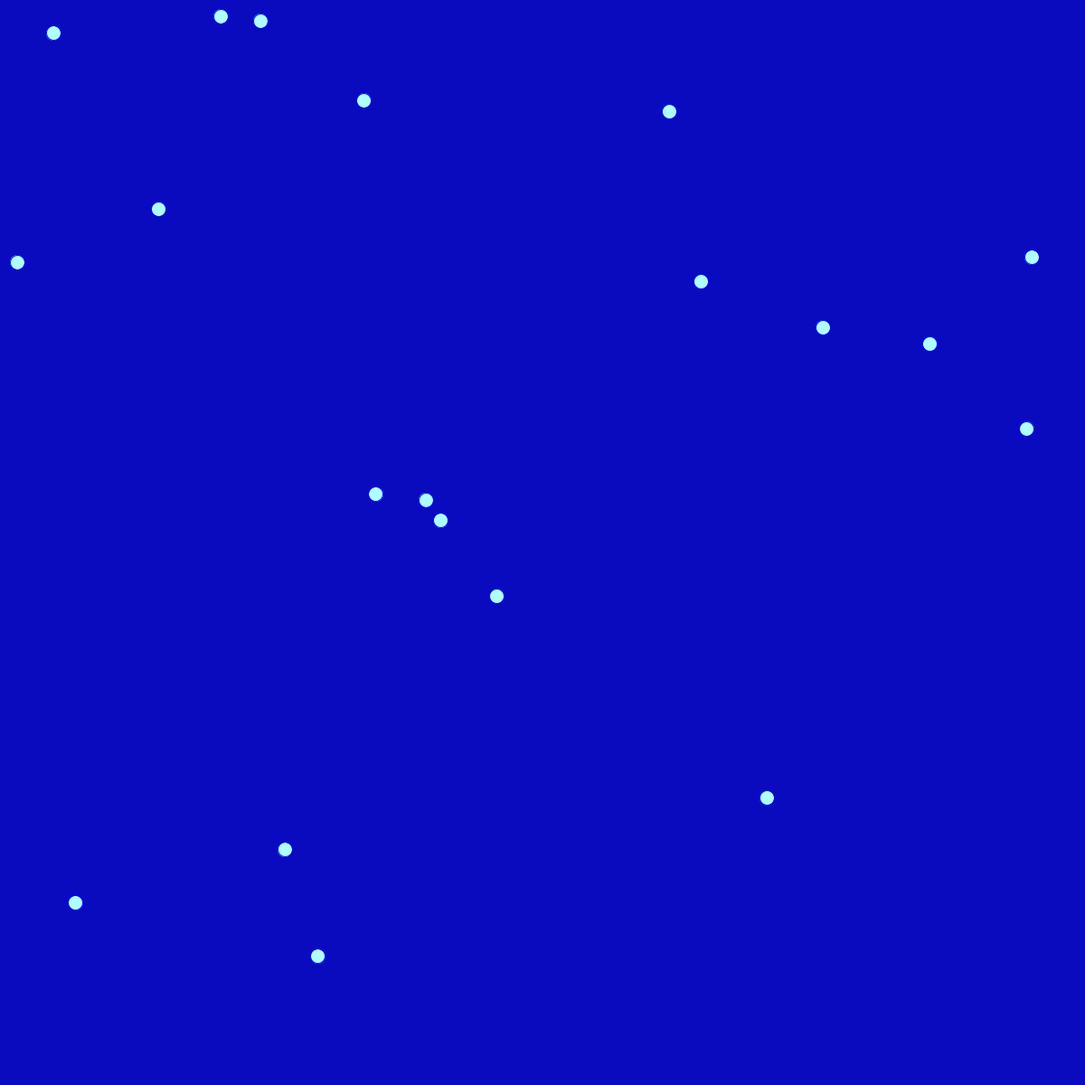
Frame 1 (no input)
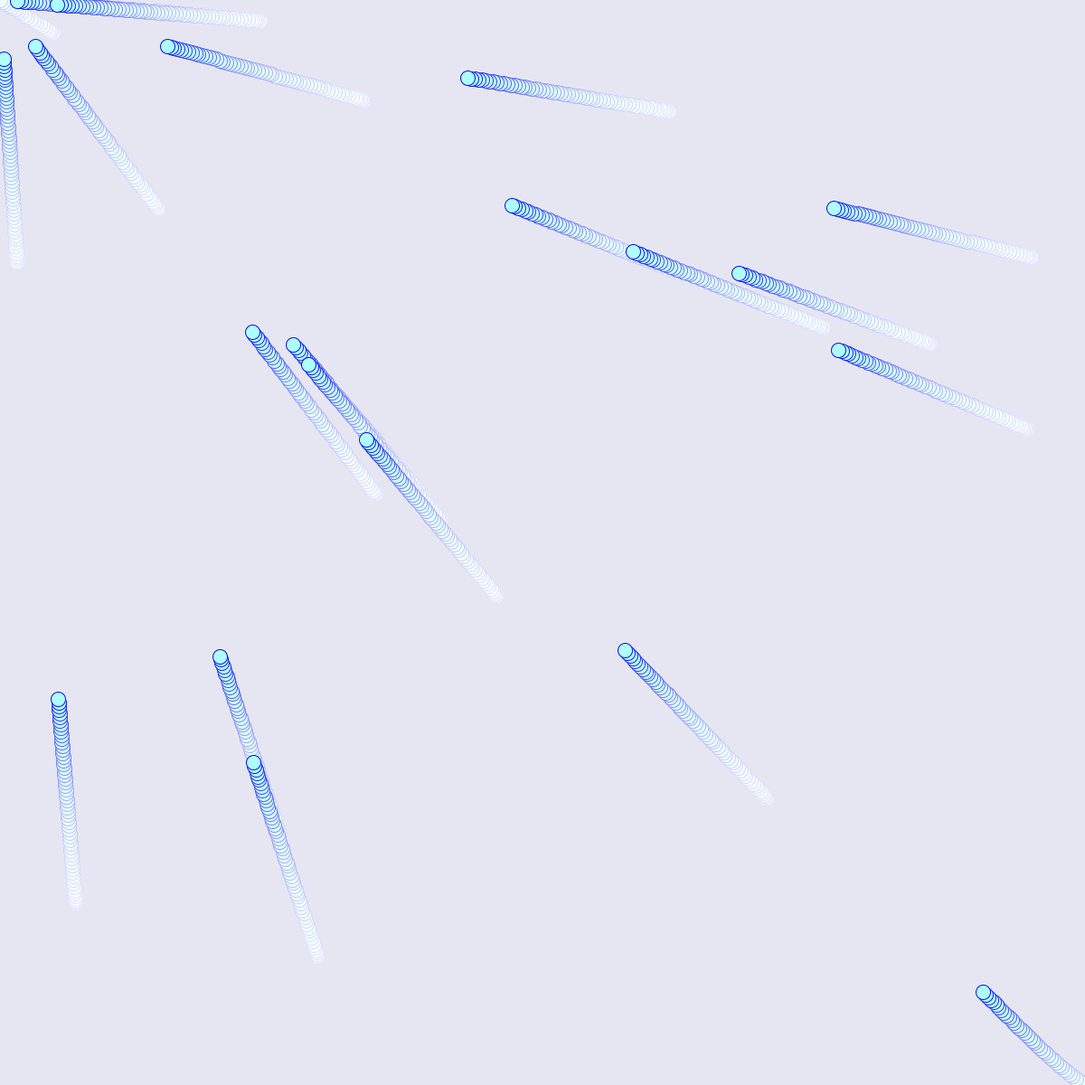
Frame 60 (the mouse pressed at the canvas centre just before this capture)
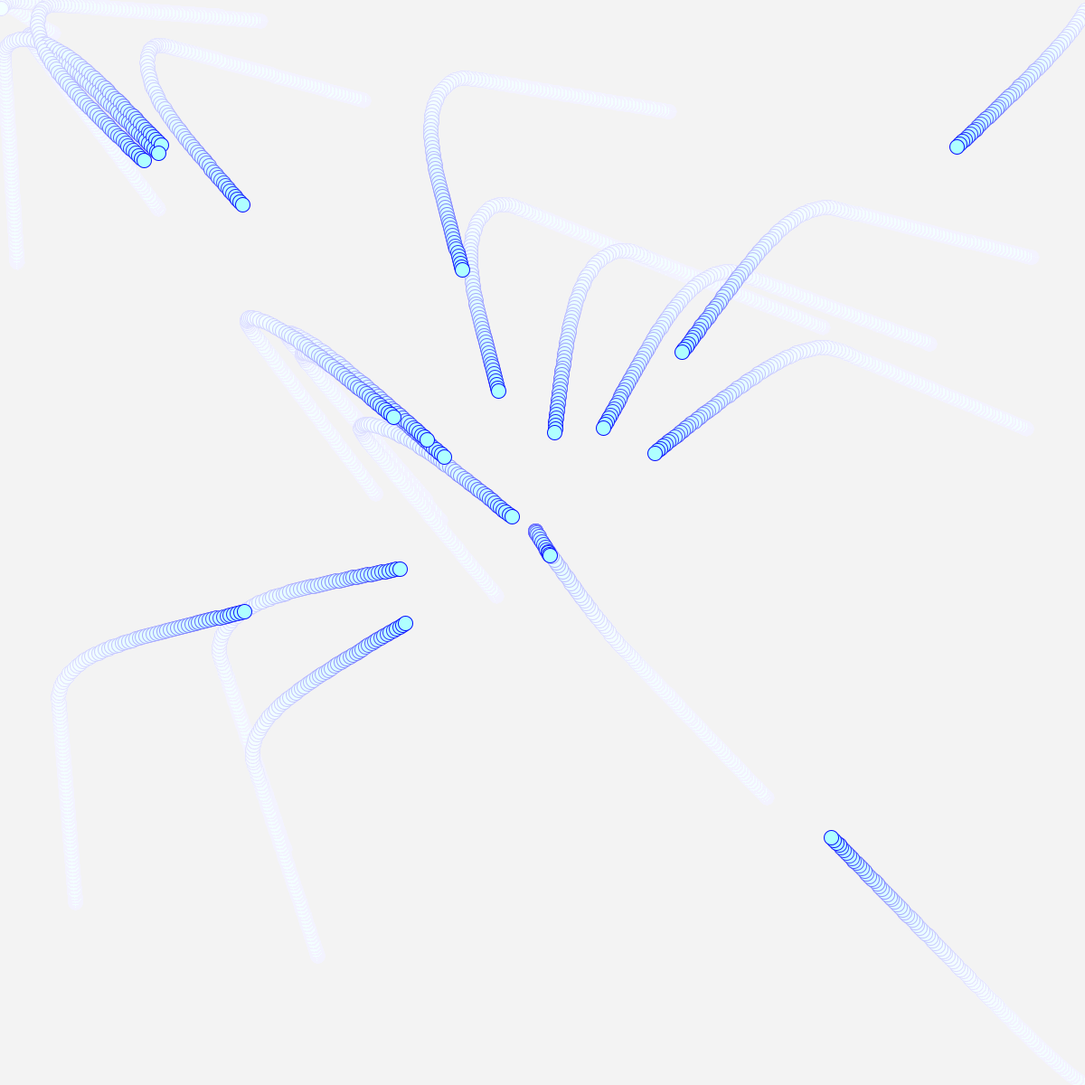
Frame 120 (the mouse held since frame 60 and released just before this capture)

The Processing sketch that drew these frames (run headless with seeded random() and noise(); from frame 60 on, the mouse is pressed at the canvas centre):

// Processing sketch: sketch_arraySz
// ── sketch_arraySz.pde
// Creating an array of objects.
Mover[] movers = new Mover[20];

void setup() {
  size(1200,1200);
  smooth();
  background(444);
  // Initializing all the elements of the array
  for (int i = 0; i < movers.length; i++) {
    movers[i] = new Mover();
  }
}

void draw() {
  noStroke();
  fill(255,10);
  rect(0,0,width,height);
  

  // Calling functions of all of the objects in the array.
  for (int i = 0; i < movers.length; i++) {
    movers[i].update();
    movers[i].checkEdges();
    movers[i].display();
  }
}

class Mover {

  PVector location;
  PVector velocity;
  PVector acceleration;
  float topspeed;

  Mover() {
    location = new PVector(random(width),random(height));
    velocity = new PVector(0,0);
    topspeed = 4;
  }

  void update() {

    // Our algorithm for calculating acceleration:
    PVector mouse = new PVector(mouseX,mouseY);
    PVector dir = PVector.sub(mouse,location);  // Find vector pointing towards mouse
    dir.normalize();     // Normalize
    dir.mult(0.5);       // Scale
    acceleration = dir;  // Set to acceleration

    // Motion 101!  Velocity changes by acceleration.  Location changes by velocity.
    velocity.add(acceleration);
    velocity.limit(topspeed);
    location.add(velocity);
  }

  void display() {
    stroke(6,9,800);
    fill(175,900,750);
    ellipse(location.x,location.y,16,16);
  }

  void checkEdges() {

    if (location.x > width) {
      location.x = 0;
    } else if (location.x < 0) {
      location.x = width;
    }

    if (location.y > height) {
      location.y = 0;
    }  else if (location.y < 0) {
      location.y = height;
    }

  }

}
